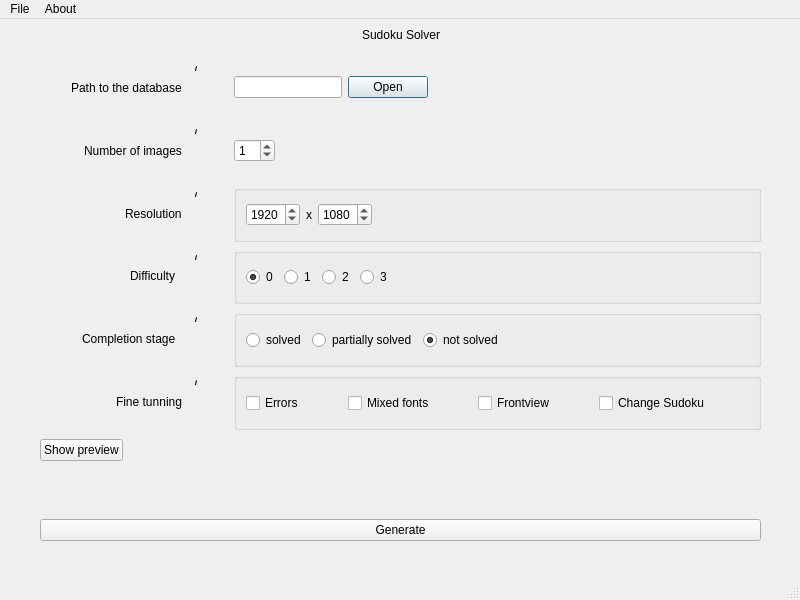
<?xml version="1.0" encoding="UTF-8"?>
<ui version="4.0">
 <class>SudokuSolver</class>
 <widget class="QMainWindow" name="SudokuSolver">
  <property name="geometry">
   <rect>
    <x>0</x>
    <y>0</y>
    <width>800</width>
    <height>600</height>
   </rect>
  </property>
  <property name="windowTitle">
   <string>Sudoku Solver</string>
  </property>
  <widget class="QWidget" name="centralwidget">
   <widget class="QWidget" name="gridWidget" native="true">
    <property name="geometry">
     <rect>
      <x>20</x>
      <y>40</y>
      <width>761</width>
      <height>371</height>
     </rect>
    </property>
    <layout class="QGridLayout" name="gridLayout">
     <property name="leftMargin">
      <number>20</number>
     </property>
     <property name="rightMargin">
      <number>20</number>
     </property>
     <item row="7" column="2">
      <widget class="QGroupBox" name="groupBox">
       <layout class="QHBoxLayout" name="horizontalLayout_3">
        <item>
         <widget class="QRadioButton" name="radioButton">
          <property name="text">
           <string>0</string>
          </property>
          <property name="checked">
           <bool>true</bool>
          </property>
          <property name="autoExclusive">
           <bool>true</bool>
          </property>
         </widget>
        </item>
        <item>
         <widget class="QRadioButton" name="radioButton_2">
          <property name="text">
           <string>1</string>
          </property>
         </widget>
        </item>
        <item>
         <widget class="QRadioButton" name="radioButton_3">
          <property name="text">
           <string>2</string>
          </property>
         </widget>
        </item>
        <item>
         <widget class="QRadioButton" name="radioButton_4">
          <property name="text">
           <string>3</string>
          </property>
         </widget>
        </item>
        <item>
         <spacer name="horizontalSpacer_2">
          <property name="orientation">
           <enum>Qt::Horizontal</enum>
          </property>
          <property name="sizeHint" stdset="0">
           <size>
            <width>40</width>
            <height>20</height>
           </size>
          </property>
         </spacer>
        </item>
       </layout>
      </widget>
     </item>
     <item row="9" column="2">
      <widget class="QGroupBox" name="groupBox_2">
       <layout class="QGridLayout" name="gridLayout_2">
        <item row="0" column="0">
         <widget class="QCheckBox" name="checkBox_2">
          <property name="text">
           <string>Errors</string>
          </property>
         </widget>
        </item>
        <item row="0" column="9">
         <spacer name="horizontalSpacer_8">
          <property name="orientation">
           <enum>Qt::Horizontal</enum>
          </property>
          <property name="sizeHint" stdset="0">
           <size>
            <width>40</width>
            <height>20</height>
           </size>
          </property>
         </spacer>
        </item>
        <item row="0" column="8">
         <widget class="QCheckBox" name="checkBox">
          <property name="text">
           <string>Change Sudoku</string>
          </property>
         </widget>
        </item>
        <item row="0" column="6">
         <widget class="QCheckBox" name="checkBox_4">
          <property name="text">
           <string>Frontview</string>
          </property>
         </widget>
        </item>
        <item row="0" column="3">
         <spacer name="horizontalSpacer_4">
          <property name="orientation">
           <enum>Qt::Horizontal</enum>
          </property>
          <property name="sizeHint" stdset="0">
           <size>
            <width>40</width>
            <height>20</height>
           </size>
          </property>
         </spacer>
        </item>
        <item row="0" column="5">
         <spacer name="horizontalSpacer_7">
          <property name="orientation">
           <enum>Qt::Horizontal</enum>
          </property>
          <property name="sizeHint" stdset="0">
           <size>
            <width>40</width>
            <height>20</height>
           </size>
          </property>
         </spacer>
        </item>
        <item row="0" column="4">
         <widget class="QCheckBox" name="checkBox_3">
          <property name="text">
           <string>Mixed fonts</string>
          </property>
         </widget>
        </item>
        <item row="0" column="7">
         <spacer name="horizontalSpacer_11">
          <property name="orientation">
           <enum>Qt::Horizontal</enum>
          </property>
          <property name="sizeHint" stdset="0">
           <size>
            <width>40</width>
            <height>20</height>
           </size>
          </property>
         </spacer>
        </item>
       </layout>
      </widget>
     </item>
     <item row="7" column="1">
      <layout class="QHBoxLayout" name="horizontalLayout_10">
       <property name="rightMargin">
        <number>20</number>
       </property>
       <item>
        <spacer name="horizontalSpacer_16">
         <property name="orientation">
          <enum>Qt::Horizontal</enum>
         </property>
         <property name="sizeHint" stdset="0">
          <size>
           <width>40</width>
           <height>20</height>
          </size>
         </property>
        </spacer>
       </item>
       <item>
        <widget class="QLabel" name="label_15">
         <property name="text">
          <string>Difficulty  </string>
         </property>
        </widget>
       </item>
       <item>
        <layout class="QVBoxLayout" name="verticalLayout_7">
         <property name="spacing">
          <number>0</number>
         </property>
         <property name="rightMargin">
          <number>0</number>
         </property>
         <item>
          <widget class="QToolButton" name="toolButton_6">
           <property name="enabled">
            <bool>true</bool>
           </property>
           <property name="font">
            <font>
             <pointsize>6</pointsize>
             <weight>75</weight>
             <italic>true</italic>
             <bold>true</bold>
             <underline>false</underline>
            </font>
           </property>
           <property name="cursor">
            <cursorShape>PointingHandCursor</cursorShape>
           </property>
           <property name="text">
            <string>i</string>
           </property>
           <property name="popupMode">
            <enum>QToolButton::DelayedPopup</enum>
           </property>
           <property name="toolButtonStyle">
            <enum>Qt::ToolButtonFollowStyle</enum>
           </property>
           <property name="autoRaise">
            <bool>true</bool>
           </property>
           <property name="arrowType">
            <enum>Qt::NoArrow</enum>
           </property>
          </widget>
         </item>
         <item>
          <spacer name="verticalSpacer_6">
           <property name="orientation">
            <enum>Qt::Vertical</enum>
           </property>
           <property name="sizeHint" stdset="0">
            <size>
             <width>20</width>
             <height>40</height>
            </size>
           </property>
          </spacer>
         </item>
        </layout>
       </item>
      </layout>
     </item>
     <item row="5" column="1">
      <layout class="QHBoxLayout" name="horizontalLayout_11">
       <property name="rightMargin">
        <number>20</number>
       </property>
       <item>
        <spacer name="horizontalSpacer_15">
         <property name="orientation">
          <enum>Qt::Horizontal</enum>
         </property>
         <property name="sizeHint" stdset="0">
          <size>
           <width>40</width>
           <height>20</height>
          </size>
         </property>
        </spacer>
       </item>
       <item>
        <widget class="QLabel" name="label_4">
         <property name="text">
          <string>Resolution</string>
         </property>
        </widget>
       </item>
       <item>
        <layout class="QVBoxLayout" name="verticalLayout_9">
         <property name="spacing">
          <number>0</number>
         </property>
         <property name="rightMargin">
          <number>0</number>
         </property>
         <item>
          <widget class="QToolButton" name="toolButton_8">
           <property name="enabled">
            <bool>true</bool>
           </property>
           <property name="font">
            <font>
             <pointsize>6</pointsize>
             <weight>75</weight>
             <italic>true</italic>
             <bold>true</bold>
             <underline>false</underline>
            </font>
           </property>
           <property name="cursor">
            <cursorShape>PointingHandCursor</cursorShape>
           </property>
           <property name="text">
            <string>i</string>
           </property>
           <property name="popupMode">
            <enum>QToolButton::DelayedPopup</enum>
           </property>
           <property name="toolButtonStyle">
            <enum>Qt::ToolButtonFollowStyle</enum>
           </property>
           <property name="autoRaise">
            <bool>true</bool>
           </property>
           <property name="arrowType">
            <enum>Qt::NoArrow</enum>
           </property>
          </widget>
         </item>
         <item>
          <spacer name="verticalSpacer_8">
           <property name="orientation">
            <enum>Qt::Vertical</enum>
           </property>
           <property name="sizeHint" stdset="0">
            <size>
             <width>20</width>
             <height>40</height>
            </size>
           </property>
          </spacer>
         </item>
        </layout>
       </item>
      </layout>
     </item>
     <item row="3" column="1">
      <layout class="QHBoxLayout" name="horizontalLayout_12">
       <property name="rightMargin">
        <number>20</number>
       </property>
       <item>
        <spacer name="horizontalSpacer_14">
         <property name="orientation">
          <enum>Qt::Horizontal</enum>
         </property>
         <property name="sizeHint" stdset="0">
          <size>
           <width>40</width>
           <height>20</height>
          </size>
         </property>
        </spacer>
       </item>
       <item>
        <widget class="QLabel" name="label">
         <property name="text">
          <string>Path to the database</string>
         </property>
        </widget>
       </item>
       <item>
        <layout class="QVBoxLayout" name="verticalLayout_11">
         <property name="spacing">
          <number>0</number>
         </property>
         <property name="rightMargin">
          <number>0</number>
         </property>
         <item>
          <widget class="QToolButton" name="toolButton_10">
           <property name="enabled">
            <bool>true</bool>
           </property>
           <property name="font">
            <font>
             <pointsize>6</pointsize>
             <weight>75</weight>
             <italic>true</italic>
             <bold>true</bold>
             <underline>false</underline>
            </font>
           </property>
           <property name="cursor">
            <cursorShape>PointingHandCursor</cursorShape>
           </property>
           <property name="text">
            <string>i</string>
           </property>
           <property name="popupMode">
            <enum>QToolButton::DelayedPopup</enum>
           </property>
           <property name="toolButtonStyle">
            <enum>Qt::ToolButtonFollowStyle</enum>
           </property>
           <property name="autoRaise">
            <bool>true</bool>
           </property>
           <property name="arrowType">
            <enum>Qt::NoArrow</enum>
           </property>
          </widget>
         </item>
         <item>
          <spacer name="verticalSpacer_10">
           <property name="orientation">
            <enum>Qt::Vertical</enum>
           </property>
           <property name="sizeHint" stdset="0">
            <size>
             <width>20</width>
             <height>40</height>
            </size>
           </property>
          </spacer>
         </item>
        </layout>
       </item>
      </layout>
     </item>
     <item row="5" column="2">
      <widget class="QGroupBox" name="groupBox_3">
       <layout class="QHBoxLayout" name="horizontalLayout_8">
        <item>
         <widget class="QSpinBox" name="spinBox_1">
          <property name="maximum">
           <number>9999</number>
          </property>
          <property name="value">
           <number>1920</number>
          </property>
         </widget>
        </item>
        <item>
         <widget class="QLabel" name="label_5">
          <property name="text">
           <string>x</string>
          </property>
         </widget>
        </item>
        <item>
         <widget class="QSpinBox" name="spinBox_2">
          <property name="maximum">
           <number>9999</number>
          </property>
          <property name="value">
           <number>1080</number>
          </property>
         </widget>
        </item>
        <item>
         <spacer name="horizontalSpacer_3">
          <property name="orientation">
           <enum>Qt::Horizontal</enum>
          </property>
          <property name="sizeHint" stdset="0">
           <size>
            <width>40</width>
            <height>20</height>
           </size>
          </property>
         </spacer>
        </item>
       </layout>
      </widget>
     </item>
     <item row="3" column="2">
      <layout class="QHBoxLayout" name="horizontalLayout_2">
       <property name="rightMargin">
        <number>150</number>
       </property>
       <item>
        <widget class="QLineEdit" name="lineEdit"/>
       </item>
       <item alignment="Qt::AlignLeft">
        <widget class="QDialogButtonBox" name="buttonBox">
         <property name="sizePolicy">
          <sizepolicy hsizetype="Preferred" vsizetype="Preferred">
           <horstretch>0</horstretch>
           <verstretch>0</verstretch>
          </sizepolicy>
         </property>
         <property name="locale">
          <locale language="English" country="UnitedStates"/>
         </property>
         <property name="standardButtons">
          <set>QDialogButtonBox::Open</set>
         </property>
         <property name="centerButtons">
          <bool>true</bool>
         </property>
        </widget>
       </item>
       <item>
        <spacer name="horizontalSpacer_10">
         <property name="orientation">
          <enum>Qt::Horizontal</enum>
         </property>
         <property name="sizeHint" stdset="0">
          <size>
           <width>40</width>
           <height>20</height>
          </size>
         </property>
        </spacer>
       </item>
       <item>
        <spacer name="horizontalSpacer_22">
         <property name="orientation">
          <enum>Qt::Horizontal</enum>
         </property>
         <property name="sizeHint" stdset="0">
          <size>
           <width>40</width>
           <height>20</height>
          </size>
         </property>
        </spacer>
       </item>
      </layout>
     </item>
     <item row="9" column="1">
      <layout class="QHBoxLayout" name="horizontalLayout_9">
       <property name="rightMargin">
        <number>20</number>
       </property>
       <item>
        <spacer name="horizontalSpacer_17">
         <property name="orientation">
          <enum>Qt::Horizontal</enum>
         </property>
         <property name="sizeHint" stdset="0">
          <size>
           <width>40</width>
           <height>20</height>
          </size>
         </property>
        </spacer>
       </item>
       <item>
        <widget class="QLabel" name="label_6">
         <property name="text">
          <string>Fine tunning</string>
         </property>
        </widget>
       </item>
       <item>
        <layout class="QVBoxLayout" name="verticalLayout_6">
         <property name="spacing">
          <number>0</number>
         </property>
         <property name="rightMargin">
          <number>0</number>
         </property>
         <item>
          <widget class="QToolButton" name="toolButton_5">
           <property name="enabled">
            <bool>true</bool>
           </property>
           <property name="font">
            <font>
             <pointsize>6</pointsize>
             <weight>75</weight>
             <italic>true</italic>
             <bold>true</bold>
             <underline>false</underline>
            </font>
           </property>
           <property name="cursor">
            <cursorShape>PointingHandCursor</cursorShape>
           </property>
           <property name="text">
            <string>i</string>
           </property>
           <property name="popupMode">
            <enum>QToolButton::DelayedPopup</enum>
           </property>
           <property name="toolButtonStyle">
            <enum>Qt::ToolButtonFollowStyle</enum>
           </property>
           <property name="autoRaise">
            <bool>true</bool>
           </property>
           <property name="arrowType">
            <enum>Qt::NoArrow</enum>
           </property>
          </widget>
         </item>
         <item>
          <spacer name="verticalSpacer_5">
           <property name="orientation">
            <enum>Qt::Vertical</enum>
           </property>
           <property name="sizeHint" stdset="0">
            <size>
             <width>20</width>
             <height>40</height>
            </size>
           </property>
          </spacer>
         </item>
        </layout>
       </item>
      </layout>
     </item>
     <item row="8" column="1">
      <layout class="QHBoxLayout" name="horizontalLayout_7">
       <property name="rightMargin">
        <number>20</number>
       </property>
       <item>
        <spacer name="horizontalSpacer_18">
         <property name="orientation">
          <enum>Qt::Horizontal</enum>
         </property>
         <property name="sizeHint" stdset="0">
          <size>
           <width>40</width>
           <height>20</height>
          </size>
         </property>
        </spacer>
       </item>
       <item>
        <widget class="QLabel" name="label_16">
         <property name="text">
          <string>Completion stage  </string>
         </property>
        </widget>
       </item>
       <item>
        <layout class="QVBoxLayout" name="verticalLayout_4">
         <property name="spacing">
          <number>0</number>
         </property>
         <property name="rightMargin">
          <number>0</number>
         </property>
         <item>
          <widget class="QToolButton" name="toolButton_3">
           <property name="enabled">
            <bool>true</bool>
           </property>
           <property name="font">
            <font>
             <pointsize>6</pointsize>
             <weight>75</weight>
             <italic>true</italic>
             <bold>true</bold>
             <underline>false</underline>
            </font>
           </property>
           <property name="cursor">
            <cursorShape>PointingHandCursor</cursorShape>
           </property>
           <property name="text">
            <string>i</string>
           </property>
           <property name="popupMode">
            <enum>QToolButton::DelayedPopup</enum>
           </property>
           <property name="toolButtonStyle">
            <enum>Qt::ToolButtonFollowStyle</enum>
           </property>
           <property name="autoRaise">
            <bool>true</bool>
           </property>
           <property name="arrowType">
            <enum>Qt::NoArrow</enum>
           </property>
          </widget>
         </item>
         <item>
          <spacer name="verticalSpacer_3">
           <property name="orientation">
            <enum>Qt::Vertical</enum>
           </property>
           <property name="sizeHint" stdset="0">
            <size>
             <width>20</width>
             <height>40</height>
            </size>
           </property>
          </spacer>
         </item>
        </layout>
       </item>
      </layout>
     </item>
     <item row="8" column="2">
      <widget class="QGroupBox" name="groupBox_4">
       <layout class="QHBoxLayout" name="horizontalLayout_4">
        <item>
         <widget class="QRadioButton" name="radioButton_7">
          <property name="text">
           <string>solved</string>
          </property>
         </widget>
        </item>
        <item>
         <widget class="QRadioButton" name="radioButton_8">
          <property name="text">
           <string>partially solved</string>
          </property>
          <property name="checked">
           <bool>false</bool>
          </property>
         </widget>
        </item>
        <item>
         <widget class="QRadioButton" name="radioButton_9">
          <property name="text">
           <string>not solved</string>
          </property>
          <property name="checked">
           <bool>true</bool>
          </property>
         </widget>
        </item>
        <item>
         <spacer name="horizontalSpacer_5">
          <property name="orientation">
           <enum>Qt::Horizontal</enum>
          </property>
          <property name="sizeHint" stdset="0">
           <size>
            <width>40</width>
            <height>20</height>
           </size>
          </property>
         </spacer>
        </item>
       </layout>
      </widget>
     </item>
     <item row="4" column="1">
      <layout class="QHBoxLayout" name="horizontalLayout_6">
       <property name="leftMargin">
        <number>0</number>
       </property>
       <property name="rightMargin">
        <number>20</number>
       </property>
       <item>
        <spacer name="horizontalSpacer_19">
         <property name="orientation">
          <enum>Qt::Horizontal</enum>
         </property>
         <property name="sizeHint" stdset="0">
          <size>
           <width>40</width>
           <height>20</height>
          </size>
         </property>
        </spacer>
       </item>
       <item>
        <widget class="QLabel" name="label_12">
         <property name="text">
          <string>Number of images</string>
         </property>
        </widget>
       </item>
       <item>
        <layout class="QVBoxLayout" name="verticalLayout_3">
         <property name="spacing">
          <number>0</number>
         </property>
         <property name="rightMargin">
          <number>0</number>
         </property>
         <item>
          <widget class="QToolButton" name="toolButton_2">
           <property name="enabled">
            <bool>true</bool>
           </property>
           <property name="font">
            <font>
             <pointsize>6</pointsize>
             <weight>75</weight>
             <italic>true</italic>
             <bold>true</bold>
             <underline>false</underline>
            </font>
           </property>
           <property name="cursor">
            <cursorShape>PointingHandCursor</cursorShape>
           </property>
           <property name="text">
            <string>i</string>
           </property>
           <property name="popupMode">
            <enum>QToolButton::DelayedPopup</enum>
           </property>
           <property name="toolButtonStyle">
            <enum>Qt::ToolButtonFollowStyle</enum>
           </property>
           <property name="autoRaise">
            <bool>true</bool>
           </property>
           <property name="arrowType">
            <enum>Qt::NoArrow</enum>
           </property>
          </widget>
         </item>
         <item>
          <spacer name="verticalSpacer_2">
           <property name="orientation">
            <enum>Qt::Vertical</enum>
           </property>
           <property name="sizeHint" stdset="0">
            <size>
             <width>20</width>
             <height>40</height>
            </size>
           </property>
          </spacer>
         </item>
        </layout>
       </item>
      </layout>
     </item>
     <item row="4" column="2">
      <layout class="QHBoxLayout" name="horizontalLayout_5">
       <item>
        <widget class="QSpinBox" name="spinBox_4">
         <property name="value">
          <number>1</number>
         </property>
        </widget>
       </item>
       <item>
        <spacer name="horizontalSpacer_6">
         <property name="orientation">
          <enum>Qt::Horizontal</enum>
         </property>
         <property name="sizeHint" stdset="0">
          <size>
           <width>40</width>
           <height>20</height>
          </size>
         </property>
        </spacer>
       </item>
      </layout>
     </item>
    </layout>
   </widget>
   <widget class="QWidget" name="verticalWidget" native="true">
    <property name="geometry">
     <rect>
      <x>20</x>
      <y>420</y>
      <width>761</width>
      <height>102</height>
     </rect>
    </property>
    <layout class="QVBoxLayout" name="verticalLayout">
     <property name="leftMargin">
      <number>20</number>
     </property>
     <property name="rightMargin">
      <number>20</number>
     </property>
     <item>
      <layout class="QHBoxLayout" name="horizontalLayout">
       <item>
        <widget class="QPushButton" name="pushButton_2">
         <property name="text">
          <string>Show preview</string>
         </property>
        </widget>
       </item>
       <item>
        <spacer name="horizontalSpacer_13">
         <property name="orientation">
          <enum>Qt::Horizontal</enum>
         </property>
         <property name="sizeHint" stdset="0">
          <size>
           <width>40</width>
           <height>20</height>
          </size>
         </property>
        </spacer>
       </item>
      </layout>
     </item>
     <item>
      <spacer name="verticalSpacer">
       <property name="orientation">
        <enum>Qt::Vertical</enum>
       </property>
       <property name="sizeHint" stdset="0">
        <size>
         <width>20</width>
         <height>40</height>
        </size>
       </property>
      </spacer>
     </item>
     <item>
      <widget class="QPushButton" name="pushButton">
       <property name="text">
        <string>Generate</string>
       </property>
      </widget>
     </item>
    </layout>
   </widget>
   <widget class="QWidget" name="horizontalWidget" native="true">
    <property name="geometry">
     <rect>
      <x>20</x>
      <y>0</y>
      <width>761</width>
      <height>31</height>
     </rect>
    </property>
    <layout class="QHBoxLayout" name="horizontalLayout_13">
     <property name="leftMargin">
      <number>20</number>
     </property>
     <property name="rightMargin">
      <number>20</number>
     </property>
     <item>
      <spacer name="horizontalSpacer">
       <property name="orientation">
        <enum>Qt::Horizontal</enum>
       </property>
       <property name="sizeHint" stdset="0">
        <size>
         <width>40</width>
         <height>20</height>
        </size>
       </property>
      </spacer>
     </item>
     <item>
      <widget class="QLabel" name="label_2">
       <property name="text">
        <string>Sudoku Solver</string>
       </property>
      </widget>
     </item>
     <item>
      <spacer name="horizontalSpacer_9">
       <property name="orientation">
        <enum>Qt::Horizontal</enum>
       </property>
       <property name="sizeHint" stdset="0">
        <size>
         <width>40</width>
         <height>20</height>
        </size>
       </property>
      </spacer>
     </item>
    </layout>
   </widget>
  </widget>
  <widget class="QMenuBar" name="menubar">
   <property name="geometry">
    <rect>
     <x>0</x>
     <y>0</y>
     <width>800</width>
     <height>30</height>
    </rect>
   </property>
   <widget class="QMenu" name="menuFile">
    <property name="title">
     <string>File</string>
    </property>
    <addaction name="separator"/>
    <addaction name="actionOpen_database_directory"/>
    <addaction name="separator"/>
    <addaction name="actionExit"/>
   </widget>
   <widget class="QMenu" name="menuAbout">
    <property name="title">
     <string>About</string>
    </property>
    <addaction name="actionAbout"/>
   </widget>
   <addaction name="menuFile"/>
   <addaction name="menuAbout"/>
  </widget>
  <widget class="QStatusBar" name="statusbar"/>
  <action name="actionOpen_database_directory">
   <property name="text">
    <string>Open database directory</string>
   </property>
  </action>
  <action name="actionExit">
   <property name="text">
    <string>Exit</string>
   </property>
  </action>
  <action name="actionAbout">
   <property name="text">
    <string>About</string>
   </property>
  </action>
 </widget>
 <resources/>
 <connections/>
</ui>
